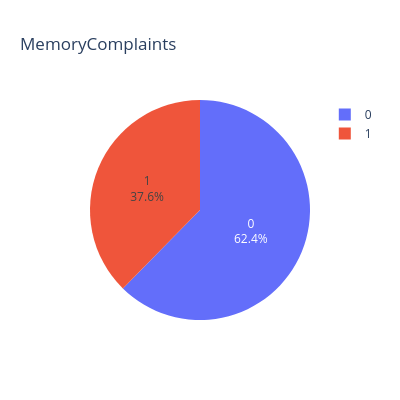

The cell this chart's notebook holds for it:
### Code cell
pie('MemoryComplaints')

### Figure 1 — Plotly figure (JSON) as saved in the notebook; plotly's stock layout.template omitted (floating-point values rounded to 4 significant figures)
{"data": [{"domain": {"x": [0, 1], "y": [0, 1]}, "hovertemplate": "label=%{label}<br>value=%{value}<extra></extra>", "labels": [0, 1], "legendgroup": "", "name": "", "showlegend": true, "textinfo": "label+percent", "type": "pie", "values": [474, 286]}], "layout": {"height": 400, "legend": {"tracegroupgap": 0}, "title": {"text": "MemoryComplaints"}, "width": 400}}
